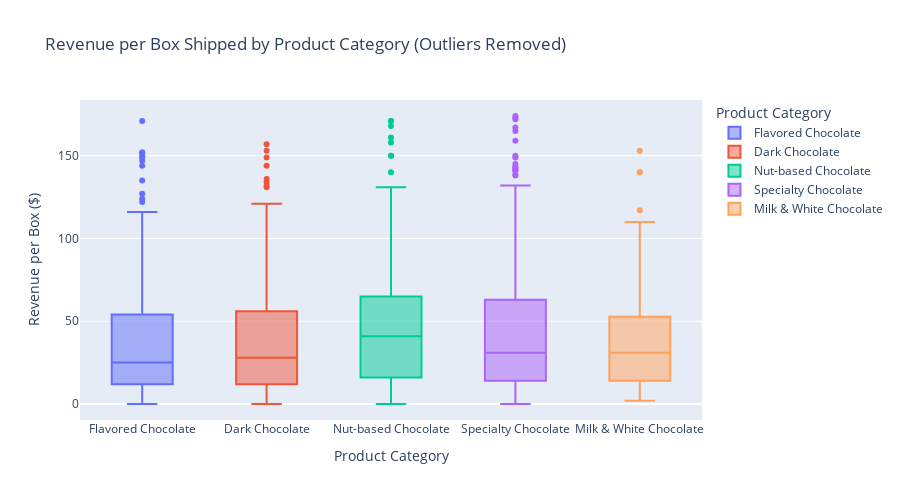

Here is the notebook cell this chart was saved with:
### Markdown cell above
-The result of the Kruskal-Wallis test shows that we must once again accept the null hypothesis in this case.
- We will try to show this visually below before concluding if this is truly the case.

### Code cell
# Due to a large amount of outliers in the data for Revenue per Box Shipped, I will remove the outliers in order to see the data more clearly using IQR method
# Step 1: Remove outliers using IQR method
Q1 = df['Revenue per Box Shipped'].quantile(0.25)
Q3 = df['Revenue per Box Shipped'].quantile(0.75)
IQR = Q3 - Q1

lower_bound = Q1 - 1.5 * IQR
upper_bound = Q3 + 1.5 * IQR

# Filter the dataframe to exclude outliers
df_iqr_cleaned = df[(df['Revenue per Box Shipped'] >= lower_bound) & 
                    (df['Revenue per Box Shipped'] <= upper_bound)]

# Optional: Print how many rows were removed
print(f"Original rows: {len(df)}")
print(f"Rows after removing outliers: {len(df_iqr_cleaned)}")

# Step 2: Plot boxplot of Revenue per Box Shipped by Product Category
fig = px.box(df_iqr_cleaned, 
             x="Product Category", 
             y="Revenue per Box Shipped", 
             color="Product Category",
             title="Revenue per Box Shipped by Product Category (Outliers Removed)",
             labels={"Revenue per Box Shipped": "Revenue per Box ($)"},
             height=500)

fig.show()

### Figure 1 — Plotly figure (JSON) as saved in the notebook; plotly's stock layout.template omitted (floating-point values rounded to 4 significant figures; data arrays with more than 128 entries replaced by an {"elided": "..."} marker saying what was removed)
{"data": [{"alignmentgroup": "True", "hovertemplate": "Product Category=%{x}<br>Revenue per Box ($)=%{y}<extra></extra>", "legendgroup": "Flavored Chocolate", "marker": {"color": "#636efa"}, "name": "Flavored Chocolate", "notched": false, "offsetgroup": "Flavored Chocolate", "orientation": "v", "showlegend": true, "type": "box", "x": {"elided": "284 str values"}, "x0": " ", "xaxis": "x", "y": {"elided": "284 int values"}, "y0": " ", "yaxis": "y"}, {"alignmentgroup": "True", "hovertemplate": "Product Category=%{x}<br>Revenue per Box ($)=%{y}<extra></extra>", "legendgroup": "Dark Chocolate", "marker": {"color": "#EF553B"}, "name": "Dark Chocolate", "notched": false, "offsetgroup": "Dark Chocolate", "orientation": "v", "showlegend": true, "type": "box", "x": {"elided": "177 str values"}, "x0": " ", "xaxis": "x", "y": {"elided": "177 int values"}, "y0": " ", "yaxis": "y"}, {"alignmentgroup": "True", "hovertemplate": "Product Category=%{x}<br>Revenue per Box ($)=%{y}<extra></extra>", "legendgroup": "Nut-based Chocolate", "marker": {"color": "#00cc96"}, "name": "Nut-based Chocolate", "notched": false, "offsetgroup": "Nut-based Chocolate", "orientation": "v", "showlegend": true, "type": "box", "x": ["Nut-based Chocolate", "Nut-based Chocolate", "Nut-based Chocolate", "Nut-based Chocolate", "Nut-based Chocolate", "Nut-based Chocolate", "Nut-based Chocolate", "Nut-based Chocolate", "Nut-based Chocolate", "Nut-based Chocolate", "Nut-based Chocolate", "Nut-based Chocolate", "Nut-based Chocolate", "Nut-based Chocolate", "Nut-based Chocolate", "Nut-based Chocolate", "Nut-based Chocolate", "Nut-based Chocolate", "Nut-based Chocolate", "Nut-based Chocolate", "Nut-based Chocolate", "Nut-based Chocolate", "Nut-based Chocolate", "Nut-based Chocolate", "Nut-based Chocolate", "Nut-based Chocolate", "Nut-based Chocolate", "Nut-based Chocolate", "Nut-based Chocolate", "Nut-based Chocolate", "Nut-based Chocolate", "Nut-based Chocolate", "Nut-based Chocolate", "Nut-based Chocolate", "Nut-based Chocolate", "Nut-based Chocolate", "Nut-based Chocolate", "Nut-based Chocolate", "Nut-based Chocolate", "Nut-based Chocolate", "Nut-based Chocolate", "Nut-based Chocolate", "Nut-based Chocolate", "Nut-based Chocolate", "Nut-based Chocolate", "Nut-based Chocolate", "Nut-based Chocolate", "Nut-based Chocolate", "Nut-based Chocolate", "Nut-based Chocolate", "Nut-based Chocolate", "Nut-based Chocolate", "Nut-based Chocolate", "Nut-based Chocolate", "Nut-based Chocolate", "Nut-based Chocolate", "Nut-based Chocolate", "Nut-based Chocolate", "Nut-based Chocolate", "Nut-based Chocolate", "Nut-based Chocolate", "Nut-based Chocolate", "Nut-based Chocolate", "Nut-based Chocolate", "Nut-based Chocolate", "Nut-based Chocolate", "Nut-based Chocolate", "Nut-based Chocolate", "Nut-based Chocolate", "Nut-based Chocolate", "Nut-based Chocolate", "Nut-based Chocolate", "Nut-based Chocolate", "Nut-based Chocolate", "Nut-based Chocolate", "Nut-based Chocolate", "Nut-based Chocolate", "Nut-based Chocolate", "Nut-based Chocolate", "Nut-based Chocolate", "Nut-based Chocolate", "Nut-based Chocolate", "Nut-based Chocolate", "Nut-based Chocolate", "Nut-based Chocolate", "Nut-based Chocolate", "Nut-based Chocolate", "Nut-based Chocolate", "Nut-based Chocolate", "Nut-based Chocolate", "Nut-based Chocolate", "Nut-based Chocolate", "Nut-based Chocolate", "Nut-based Chocolate", "Nut-based Chocolate", "Nut-based Chocolate", "Nut-based Chocolate", "Nut-based Chocolate", "Nut-based Chocolate", "Nut-based Chocolate", "Nut-based Chocolate", "Nut-based Chocolate", "Nut-based Chocolate", "Nut-based Chocolate", "Nut-based Chocolate", "Nut-based Chocolate", "Nut-based Chocolate", "Nut-based Chocolate", "Nut-based Chocolate", "Nut-based Chocolate", "Nut-based Chocolate", "Nut-based Chocolate", "Nut-based Chocolate", "Nut-based Chocolate", "Nut-based Chocolate", "Nut-based Chocolate", "Nut-based Chocolate", "Nut-based Chocolate", "Nut-based Chocolate", "Nut-based Chocolate", "Nut-based Chocolate", "Nut-based Chocolate", "Nut-based Chocolate"], "x0": " ", "xaxis": "x", "y": [49, 37, 74, 48, 51, 20, 75, 36, 70, 41, 89, 120, 4, 47, 168, 47, 22, 45, 44, 19, 101, 140, 27, 83, 19, 34, 43, 9, 23, 6, 38, 73, 56, 57, 29, 44, 63, 10, 3, 89, 39, 150, 16, 60, 19, 45, 27, 64, 14, 25, 13, 45, 19, 8, 50, 76, 106, 19, 41, 10, 15, 44, 16, 58, 41, 40, 1, 171, 24, 5, 45, 65, 22, 158, 26, 123, 7, 44, 171, 8, 8, 4, 16, 50, 19, 33, 22, 12, 18, 14, 78, 8, 13, 65, 9, 43, 131, 6, 24, 74, 91, 0, 46, 161, 101, 125, 4, 120, 0, 150, 42, 2, 52, 62, 39, 91, 41, 72, 9, 4, 83, 32, 1], "y0": " ", "yaxis": "y"}, {"alignmentgroup": "True", "hovertemplate": "Product Category=%{x}<br>Revenue per Box ($)=%{y}<extra></extra>", "legendgroup": "Specialty Chocolate", "marker": {"color": "#ab63fa"}, "name": "Specialty Chocolate", "notched": false, "offsetgroup": "Specialty Chocolate", "orientation": "v", "showlegend": true, "type": "box", "x": {"elided": "289 str values"}, "x0": " ", "xaxis": "x", "y": {"elided": "289 int values"}, "y0": " ", "yaxis": "y"}, {"alignmentgroup": "True", "hovertemplate": "Product Category=%{x}<br>Revenue per Box ($)=%{y}<extra></extra>", "legendgroup": "Milk & White Chocolate", "marker": {"color": "#FFA15A"}, "name": "Milk & White Chocolate", "notched": false, "offsetgroup": "Milk & White Chocolate", "orientation": "v", "showlegend": true, "type": "box", "x": ["Milk & White Chocolate", "Milk & White Chocolate", "Milk & White Chocolate", "Milk & White Chocolate", "Milk & White Chocolate", "Milk & White Chocolate", "Milk & White Chocolate", "Milk & White Chocolate", "Milk & White Chocolate", "Milk & White Chocolate", "Milk & White Chocolate", "Milk & White Chocolate", "Milk & White Chocolate", "Milk & White Chocolate", "Milk & White Chocolate", "Milk & White Chocolate", "Milk & White Chocolate", "Milk & White Chocolate", "Milk & White Chocolate", "Milk & White Chocolate", "Milk & White Chocolate", "Milk & White Chocolate", "Milk & White Chocolate", "Milk & White Chocolate", "Milk & White Chocolate", "Milk & White Chocolate", "Milk & White Chocolate", "Milk & White Chocolate", "Milk & White Chocolate", "Milk & White Chocolate", "Milk & White Chocolate", "Milk & White Chocolate", "Milk & White Chocolate", "Milk & White Chocolate", "Milk & White Chocolate", "Milk & White Chocolate", "Milk & White Chocolate", "Milk & White Chocolate", "Milk & White Chocolate", "Milk & White Chocolate", "Milk & White Chocolate", "Milk & White Chocolate", "Milk & White Chocolate", "Milk & White Chocolate", "Milk & White Chocolate", "Milk & White Chocolate", "Milk & White Chocolate", "Milk & White Chocolate", "Milk & White Chocolate", "Milk & White Chocolate", "Milk & White Chocolate", "Milk & White Chocolate", "Milk & White Chocolate", "Milk & White Chocolate", "Milk & White Chocolate", "Milk & White Chocolate", "Milk & White Chocolate", "Milk & White Chocolate", "Milk & White Chocolate", "Milk & White Chocolate", "Milk & White Chocolate", "Milk & White Chocolate", "Milk & White Chocolate", "Milk & White Chocolate", "Milk & White Chocolate", "Milk & White Chocolate", "Milk & White Chocolate", "Milk & White Chocolate", "Milk & White Chocolate", "Milk & White Chocolate", "Milk & White Chocolate", "Milk & White Chocolate", "Milk & White Chocolate", "Milk & White Chocolate", "Milk & White Chocolate", "Milk & White Chocolate", "Milk & White Chocolate", "Milk & White Chocolate", "Milk & White Chocolate", "Milk & White Chocolate", "Milk & White Chocolate", "Milk & White Chocolate", "Milk & White Chocolate", "Milk & White Chocolate", "Milk & White Chocolate", "Milk & White Chocolate", "Milk & White Chocolate", "Milk & White Chocolate", "Milk & White Chocolate", "Milk & White Chocolate", "Milk & White Chocolate"], "x0": " ", "xaxis": "x", "y": [35, 63, 12, 19, 6, 47, 27, 47, 5, 32, 22, 53, 27, 85, 108, 153, 2, 13, 15, 91, 54, 35, 13, 23, 16, 24, 63, 21, 140, 75, 32, 13, 8, 109, 9, 14, 15, 37, 117, 30, 6, 58, 34, 27, 13, 110, 17, 47, 52, 45, 53, 49, 26, 24, 35, 54, 54, 38, 43, 39, 17, 6, 14, 7, 37, 89, 32, 63, 21, 140, 29, 34, 15, 22, 8, 46, 11, 6, 5, 51, 4, 6, 4, 9, 13, 67, 44, 22, 65, 31, 55], "y0": " ", "yaxis": "y"}], "layout": {"boxmode": "overlay", "height": 500, "legend": {"title": {"text": "Product Category"}, "tracegroupgap": 0}, "title": {"text": "Revenue per Box Shipped by Product Category (Outliers Removed)"}, "xaxis": {"anchor": "y", "categoryarray": ["Flavored Chocolate", "Dark Chocolate", "Nut-based Chocolate", "Specialty Chocolate", "Milk & White Chocolate"], "categoryorder": "array", "domain": [0, 1], "title": {"text": "Product Category"}}, "yaxis": {"anchor": "x", "domain": [0, 1], "title": {"text": "Revenue per Box ($)"}}}}
